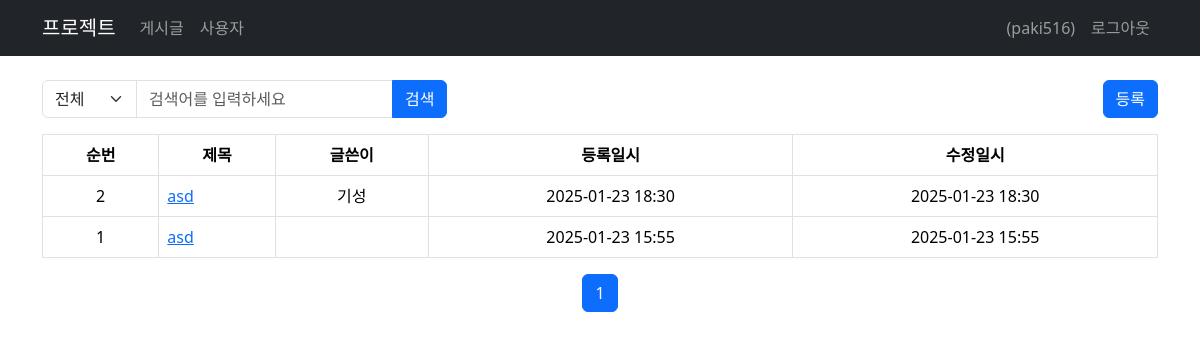
The page /posts/ (signed in) on the database its author committed.
### posts/models.py (models this page shows, shortened)
class Post(models.Model):
    title = models.CharField(verbose_name="제목", max_length=100)
    content = models.TextField(verbose_name="내용")
    password = models.CharField(verbose_name="비밀번호", max_length=100)
    username = models.CharField(verbose_name="글쓴이", max_length=10)
    filename = models.CharField(verbose_name="파일명", max_length=100, null=True, blank=True)
    original_filename = models.CharField(verbose_name="원본파일명", max_length=100, null=True, blank=True)
    created_by = models.ForeignKey(User, on_delete=models.CASCADE, verbose_name="작성자", null=True, blank=True, related_name="post_created_by")
    updated_by = models.ForeignKey(User, on_delete=models.CASCADE, verbose_name="수정자", null=True, blank=True, related_name="post_updated_by")
    created_at = models.DateTimeField(verbose_name="작성일시", auto_now_add=True)
    updated_at = models.DateTimeField(verbose_name="수정일시", auto_now=True)
    class Meta:
        db_table = 'posts'
        verbose_name = "게시글"
        verbose_name_plural = "게시글 목록"

### posts/views.py (the view, shortened to what this page needs)
# urls.py: path('', views.get_posts, name='list'),
@login_required(login_url='auth:login')
def get_posts(request):
    page = request.GET.get('page', '1')
    searchType = request.GET.get('searchType')
    searchKeyword = request.GET.get('searchKeyword')
    posts = Post.objects.all().order_by('-created_at')
    paginator = Paginator(posts, 10)
    page_obj = paginator.get_page(page)
    start_index = paginator.count - (paginator.per_page * (page_obj.number - 1))
    for index, _ in enumerate(page_obj, start=0):
        page_obj[index].index_number = start_index - index
    return render(request, 'posts/list.html', {
        'posts': page_obj,
        'searchType': searchType,
        'searchKeyword': searchKeyword
    })

### templates/posts/list.html (shortened to what this page needs)
{% extends "../base.html" %}
{% block content %}
<div class="row">
    <div class="col-12">
        <div class="d-flex justify-content-between">
            <form method="GET">
                <div class="input-group">
                    <select name="searchType" class="form-select w-auto">
                        <option value="all" {% if searchType == 'all' %}selected{% endif %}>전체</option>
                    </select>
                    <input type="text" name="searchKeyword" class="form-control w-auto" value="{{ searchKeyword|default_if_none:'' }}" placeholder="검색어를 입력하세요">
                    <button type="submit" class="btn btn-primary">검색</button>
                </div>
            </form>
            <a href="{% url 'posts:create' %}" class="btn btn-primary">등록</a>
        </div>
    </div>
</div>
<div class="row">
    <div class="col-12">
        <div class="table-responsive">
            <table class="table table-bordered mt-3">
                <thead>
                <tr class="text-center">
                    <th>순번</th>
                    <th>제목</th>
                    <th>글쓴이</th>
                    <th>등록일시</th>
                    <th>수정일시</th>
                </tr>
            </thead>
            <tbody>
                {% for post in posts %}
                    <tr>
                        <td class="text-center">{{ post.index_number }}</td>
                        <td><a href="{% url 'posts:read' post_id=post.id %}">{{ post.title }}</a></td>
                        <td class="text-center">{{ post.created_by.first_name }}</td>
                        <td class="text-center">{{ post.created_at | date:"Y-m-d H:i" }}</td>
                        <td class="text-center">{{ post.updated_at | date:"Y-m-d H:i" }}</td>
                    </tr>
                {% endfor %}
                </tbody>
            </table>
        </div>
    </div>
</div>
<div class="row">
    <div class="col-12">
        <div>
            <nav aria-label="Page navigation">
                <ul class="pagination justify-content-center">
                    {% for page_number in posts.paginator.page_range %}
                        {% if page_number >= posts.number|add:-5 and page_number <= posts.number|add:5 %}
                            <li class="page-item {% if page_number == posts.number %}active{% endif %}">
                                <a class="page-link" href="{% url 'posts:list' %}?page={{ page_number }}">
                                    {{ page_number }}
                                </a>
                            </li>
                        {% endif %}
                    {% endfor %}
                </ul>
              </nav>
        </div>
    </div>
</div>
{% endblock %}

### templates/base.html (shortened to what this page needs)
{% load static %}
<!DOCTYPE html>
<html lang="ko">
<head>
    <link href="https://cdn.jsdelivr.net/npm/bootstrap@5.3.3/dist/css/bootstrap.min.css" rel="stylesheet">
    <link rel="stylesheet" href="{% static 'style.css' %}">
</head>
<body>
    <div class="container">
        <nav class="navbar navbar-expand-md navbar-dark fixed-top bg-dark">
            <div class="container">
                <a class="navbar-brand" href="#">프로젝트</a>
                <div class="navbar-collapse collapse" id="navbarCollapse">
                    <ul class="navbar-nav me-auto mb-2 mb-md-0">
                        <li class="nav-item">
                            <a class="nav-link" href="{% url 'posts:list' %}">게시글</a>
                        </li>
                        <li class="nav-item">
                            <a class="nav-link" href="{% url 'users:list' %}">사용자</a>
                        </li>
                    </ul>
                    <div class="d-flex">
                        <ul class="navbar-nav me-auto mb-2 mb-md-0">
                            {% if user.is_authenticated %}
                                <li class="nav-item">
                                    <a class="nav-link" href="{% url 'auth:profile' %}">{{ user.first_name }} ({{ user.username }})</a>
                                </li>
                                <li class="nav-item">
                                    <a class="nav-link" href="{% url 'auth:logout' %}">로그아웃</a>
                                </li>
                            {% endif %}
                        </ul>
                    </div>
                </div>
            </div>
        </nav>
        {% block content %}{% endblock %}
    </div>
</body>
</html>

### templates/base.html (style rules this page uses)
body { padding-top: 80px; }

### rows shown on the page
Post: index_number "2", title "asd", created_by.first_name "기성", created_at "2025-01-23 18:30", updated_at "2025-01-23 18:30"
Post: index_number "1", title "asd", created_at "2025-01-23 15:55", updated_at "2025-01-23 15:55"

### other values the page prints
{{ user.username }} "paki516"
{{ page_number }} "1"
